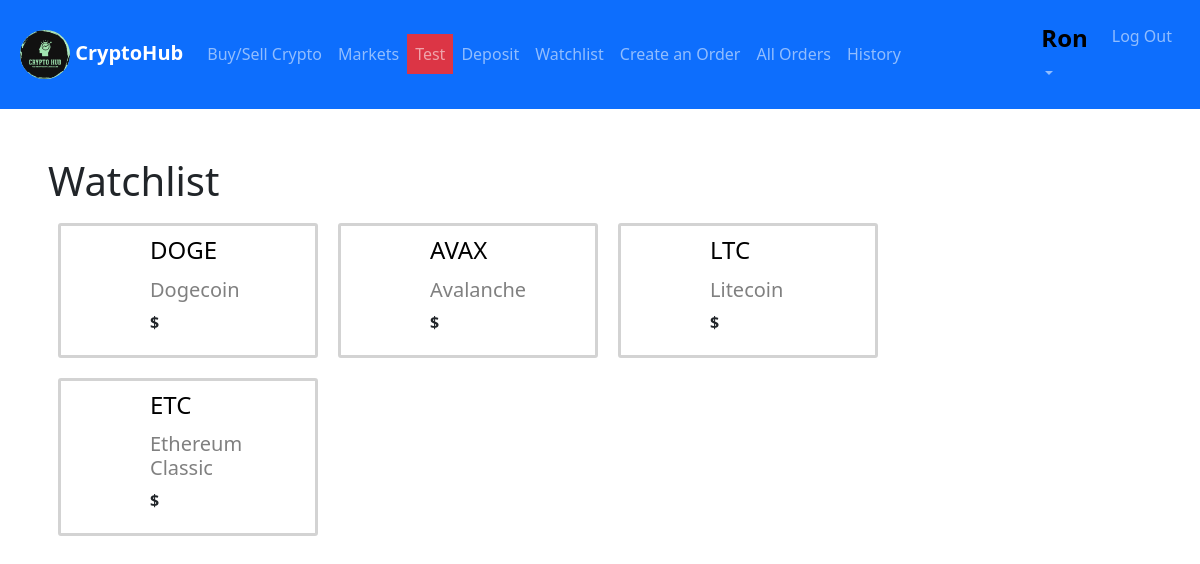
Screenshot of /watchlist (signed in) with the database file from the repository.
### exchange/models.py (models this page shows, shortened)
class User(AbstractUser):
    pass

class List_Coin(models.Model):
    coin_id=models.CharField(max_length=64,unique=True)
    symbol=models.CharField(max_length=16,unique=True)
    title=models.CharField(max_length=64,unique=True)
    logo_url=models.URLField(blank=True)

### exchange/views.py (the view)
# urls.py: path("watchlist", views.watchlist, name="watchlist"),
def watchlist(request):
    try:
        watch = Watchlist.objects.get(watcher=request.user)
        watchlists=watch.watch_list.all()
    except:
        watchlists=[]
    return render(request, 'watchlist.html', {'watchlists': watchlists})

### exchange/templates/watchlist.html (shortened to what this page needs)
{% extends "layout.html" %} {% block body %}
<div id="watchlist_div">
  <h1>Watchlist</h1>
  <div id="container">
    {%for item in watchlists%}
    <div class="row">
      <div class="col-1 mt-2">
      </div>
      <div class="col-2 ms-5">
        <a style="text-decoration: none; color: black" href="{%url 'view_coin' item.coin_id %}">
          <h4 style="padding: 5px 0; text-align: left">{{item.symbol}}</h4>
          <h5 style="color: grey">{{item.title}}</h5>
        </a>
        {%if item.symbol == 'usd' %}
        <p id="watch_current_price_{{item.coin_id}}">
          $ 1.0000000
        </p>
        {%else%}
        <p style="font-weight: bold;">$
        </p>
        {%endif%}
      </div>
    </div>
    {%empty%}
    <h5 style="color: red">Add some coins to Watchlist</h5>
    {%endfor%}
  </div>
</div>
{% endblock %}

### exchange/templates/layout.html (shortened to what this page needs)
{% load static %}
<!DOCTYPE html>
<html lang="en">
	<head>
		<link
			href="https://cdn.jsdelivr.net/npm/bootstrap@5.3.2/dist/css/bootstrap.min.css"
			rel="stylesheet"
 />
		<link rel="stylesheet" href="{% static 'style.css'%}" />
	</head>
	<body>
		<nav class="navbar navbar-expand-sm bg-primary navbar-dark">
			<div class="container-fluid m-2">
				<a class="navbar-brand" href="{%url 'index'%}">
					<img
						src="{% static 'media\cryptohub.png'%}"
						alt="Crypto Hub"
						width="50px"
						class="rounded-pill"
						\ />
					<strong>CryptoHub</strong>
				</a>
				<div class="collapse navbar-collapse" id="collapsibleNavbar">
					<ul class="navbar-nav">
						<li class="nav-item">
							<a class="nav-link" href="{% url 'buy_sell' %}">Buy/Sell Crypto</a>
						</li>
						<li class="nav-item">
							<a class="nav-link" href="{%url 'markets'%}">Markets</a>
						</li>
						<li class="nav-item">
							<a class="nav-link bg-danger" href="{%url 'test'%}">Test</a>
						</li>
						{% if user.is_authenticated %}
						<li class="nav-item">
							<a class="nav-link" href="{% url 'deposit' %}">Deposit</a>
						</li>
						<li class="nav-item">
							<a class="nav-link" href="{% url 'watchlist' %}">Watchlist</a>
						</li>
						<li class="nav-item">
							<a class="nav-link" href="{% url 'create_orders' %}">Create an Order</a>
						</li>
						<li class="nav-item">
							<a class="nav-link" href="{% url 'all_orders' %}">All Orders</a>
						</li>
						<li class="nav-item">
							<a class="nav-link" href="{% url 'history' %}">History</a>
						</li>
						{%endif%}
					</ul>
				</div>
				<div
					class="collapse navbar-collapse justify-content-end"
					id="collapsibleNavbar">
					<ul class="navbar-nav">
						{% if user.is_authenticated %}
						<li class="nav-item dropdown me-2">
							<a
								class="nav-link dropdown-toggle"
								href="#"
								role="button"
								data-bs-toggle="dropdown"
								><h4>
									<strong style="color: black">{{user.username}}</strong>
								</h4></a
							>
						</li>
						<li class="nav-item">
							<a class="nav-link" href="{%url 'logout'%}">Log Out</a>
						</li>
						{%endif%}
					</ul>
				</div>
			</div>
		</nav>
		<div class="m-5">
			{% block body %} {% endblock %}
		</div>
	</body>
</html>

### exchange/static/style.css (style rules this page uses)
body { font-family: 'Courier New', Courier, monospace 'Segoe UI', Tahoma, Geneva, Verdana, sans-serif; }
.row { padding: 5px; }
#container { display: flex; flex-wrap: wrap; }
#container > div { border-style: solid; border-radius: 3px; border-color: lightgrey; margin: 10px; width: 260px; }

### rows the page displays
User: username "Ron"
List_Coin: symbol "DOGE", title "Dogecoin"
List_Coin: symbol "AVAX", title "Avalanche"
List_Coin: symbol "LTC", title "Litecoin"
List_Coin: symbol "ETC", title "Ethereum Classic"
